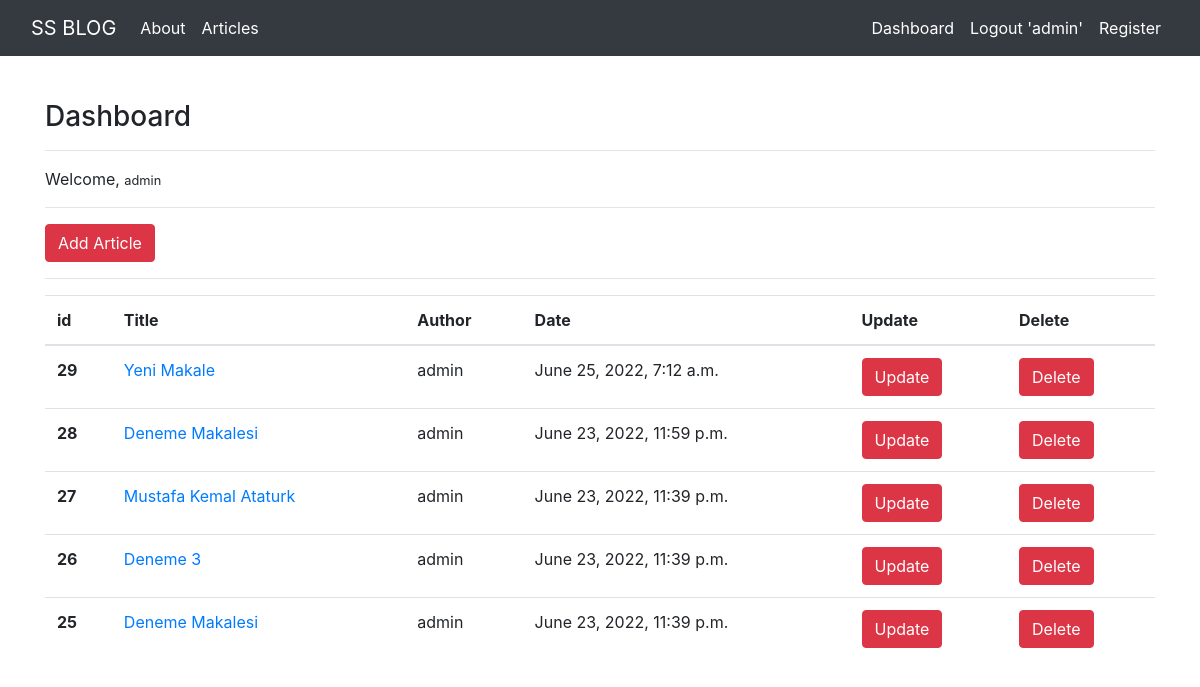
Screenshot of /articles/dashboard/ (signed in) with the database file from the repository.
### article/models.py (models this page shows, shortened)
class Article(models.Model):
    author = models.ForeignKey("auth.User",on_delete = models.CASCADE,verbose_name ="Author")
    title = models.CharField(max_length= 50,verbose_name = "Title")
    content = RichTextField()
    created_date = models.DateTimeField(auto_now_add=True,verbose_name = "Created Date")
    article_image = models.FileField(blank = True, null = True, verbose_name = "Add Picture To Article" )
    class Meta:
        ordering = ['-created_date']

### article/views.py (the view)
# urls.py: path('dashboard/',views.dashboard, name = "dashboard"),
@login_required(login_url = "user:login")
def dashboard(request):
    articles = Article.objects.filter(author = request.user)
    context= {
        "articles":articles
    }
    return render(request,"dashboard.html",context)

### templates/dashboard.html
{% extends 'layout.html' %}
{% block body %}
<h3>Dashboard</h3>
<hr>
<p>
    Welcome, <small>{{request.user.username}}</small>
</p>
<hr>
<a class = "btn btn-danger" href="/articles/addarticle">Add Article</a>
<hr>
{% if articles %}
<table class="table">
    <thead>
      <tr>
        <th scope="col">id</th>
        <th scope="col">Title</th>
        <th scope="col">Author</th>
        <th scope="col">Date</th>
        <th scope="col">Update</th>
        <th scope="col">Delete</th>
      </tr>
    </thead>
    <tbody>
        {% for article in articles %}
        <tr>
            <th scope="row">{{article.id}}</th>
            <td><a href="/articles/article/{{article.id}}">{{article.title}}</a></td>
            <td>{{article.author.username}}</td>
            <td>{{article.created_date}}</td>
            <td><a href="/articles/update/{{article.id}}" class = "btn btn-danger">Update</a></td>
            <td><a href="/articles/delete/{{article.id}}" class = "btn btn-danger">Delete</a></td>
        </tr>
        {% endfor %}
    </tbody>
  </table>
{% else %}
<div class = "alert alert-danger">
    You Dont Have Any Articles Yet!
</div>
{% endif %}
{% endblock body %}

### templates/includes/navbar.html (shortened to what this page needs)
<nav class="navbar navbar-expand-md navbar-dark fixed-top bg-dark">
    <div class="container-fluid">
        <a class="navbar-brand" href="{% url 'index' %}">SS BLOG</a>
        <div class="collapse navbar-collapse" id="navbarCollapse">
            <ul class="navbar-nav mr-auto">
                <li class="nav-item active">
                    <a class="nav-link" href="{% url 'about' %}">About</a>
                </li>
                <li class="nav-item active">
                    <a class="nav-link" href="{% url 'article:articles' %}">Articles</a>
                </li>
            </ul>
            <ul class="navbar-nav ml-auto">
                {% if request.user.is_authenticated %}
                <li class="nav-item active">
                    <a class="nav-link" href="{% url 'article:dashboard' %}">Dashboard</a>
                </li>
                <li class="nav-item active">
                    <a class="nav-link" href="{% url 'user:logout' %}">Logout '{{request.user.username}}'</a>
                </li>
                {% else %}
                <li class="nav-item active">
                    <a class="nav-link" href="{% url 'user:login' %}">Login</a>
                </li>
                {% endif %}
                <li class="nav-item active">
                    <a class="nav-link" href="{% url 'user:register' %}">Register</a>
                </li>
            </ul>
        </div>
</nav>

### rows the page displays
Article: id "29", title "Yeni Makale", author.username "admin", created_date "June 25, 2022, 7:12 a.m."
Article: id "28", title "Deneme Makalesi", author.username "admin", created_date "June 23, 2022, 11:59 p.m."
Article: id "27", title "Mustafa Kemal Ataturk", author.username "admin", created_date "June 23, 2022, 11:39 p.m."
Article: id "26", title "Deneme 3", author.username "admin", created_date "June 23, 2022, 11:39 p.m."
Article: id "25", title "Deneme Makalesi", author.username "admin", created_date "June 23, 2022, 11:39 p.m."

### other values shown
{{ request.user.username }} "admin"
